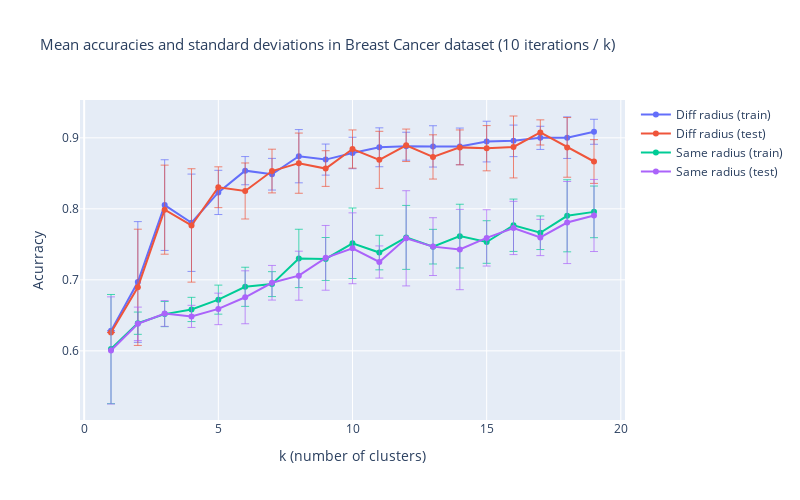

The cell this chart's notebook holds for it:
### Code cell
fig = utils.plot_accuracy_std((1,20), accs_test, stds_test, ['Diff radius', 'Same radius'],
                              'in Breast Cancer dataset (10 iterations / k)')
fig.update_yaxes(title = 'Acurracy')
fig.update_xaxes(title = 'k (number of clusters)')
fig.show(width = 800, heigth = 500)

### Figure 1 — Plotly figure (JSON) as saved in the notebook; plotly's stock layout.template omitted (floating-point values rounded to 4 significant figures)
{"data": [{"error_y": {"array": [1.11e-16, 0.08502, 0.06385, 0.06854, 0.03114, 0.01984, 0.0223, 0.03748, 0.02188, 0.02213, 0.0274, 0.0197, 0.02909, 0.02582, 0.02866, 0.02223, 0.01631, 0.02928, 0.01763], "thickness": 0.7, "type": "data", "visible": true}, "name": "Diff radius (train)", "type": "scatter", "x": [1, 2, 3, 4, 5, 6, 7, 8, 9, 10, 11, 12, 13, 14, 15, 16, 17, 18, 19], "y": [0.6281, 0.697, 0.8053, 0.7804, 0.8231, 0.8538, 0.8487, 0.8741, 0.8693, 0.8786, 0.8867, 0.8882, 0.8879, 0.8879, 0.8947, 0.8957, 0.9, 0.9003, 0.9085]}, {"error_y": {"array": [0, 0.08185, 0.06272, 0.07983, 0.02877, 0.03944, 0.03077, 0.0424, 0.02512, 0.0269, 0.04019, 0.02287, 0.03117, 0.02456, 0.03184, 0.04361, 0.0177, 0.04202, 0.03081], "thickness": 0.7, "type": "data", "visible": true}, "name": "Diff radius (test)", "type": "scatter", "x": [1, 2, 3, 4, 5, 6, 7, 8, 9, 10, 11, 12, 13, 14, 15, 16, 17, 18, 19], "y": [0.6257, 0.6895, 0.7988, 0.7766, 0.8304, 0.8251, 0.8532, 0.8643, 0.8567, 0.8842, 0.869, 0.8895, 0.8731, 0.8865, 0.8854, 0.8871, 0.9076, 0.8865, 0.8667]}, {"error_y": {"array": [0.07688, 0.01569, 0.0177, 0.01708, 0.02045, 0.02755, 0.01754, 0.0411, 0.03021, 0.04968, 0.02435, 0.04503, 0.02441, 0.04491, 0.02998, 0.03684, 0.02365, 0.05074, 0.03638], "thickness": 0.7, "type": "data", "visible": true}, "name": "Same radius (train)", "type": "scatter", "x": [1, 2, 3, 4, 5, 6, 7, 8, 9, 10, 11, 12, 13, 14, 15, 16, 17, 18, 19], "y": [0.6025, 0.6389, 0.6518, 0.6583, 0.6721, 0.6902, 0.694, 0.7302, 0.7294, 0.7515, 0.7384, 0.7598, 0.7467, 0.7616, 0.7533, 0.7769, 0.7663, 0.7902, 0.7957]}, {"error_y": {"array": [0.07544, 0.0236, 0.01816, 0.01557, 0.0222, 0.03729, 0.02439, 0.0345, 0.0456, 0.0499, 0.02265, 0.06704, 0.04069, 0.05658, 0.03965, 0.03752, 0.02555, 0.05779, 0.05077], "thickness": 0.7, "type": "data", "visible": true}, "name": "Same radius (test)", "type": "scatter", "x": [1, 2, 3, 4, 5, 6, 7, 8, 9, 10, 11, 12, 13, 14, 15, 16, 17, 18, 19], "y": [0.6006, 0.638, 0.6526, 0.6485, 0.6591, 0.6754, 0.6959, 0.7058, 0.731, 0.7444, 0.7251, 0.7585, 0.7468, 0.7427, 0.7591, 0.7731, 0.7596, 0.7807, 0.7906]}], "layout": {"height": 500, "title": {"font": {"size": 15}, "text": "Mean accuracies and standard deviations in Breast Cancer dataset (10 iterations / k)"}, "width": 800, "xaxis": {"title": {"text": "k (number of clusters)"}}, "yaxis": {"title": {"text": "Acurracy"}}}}
